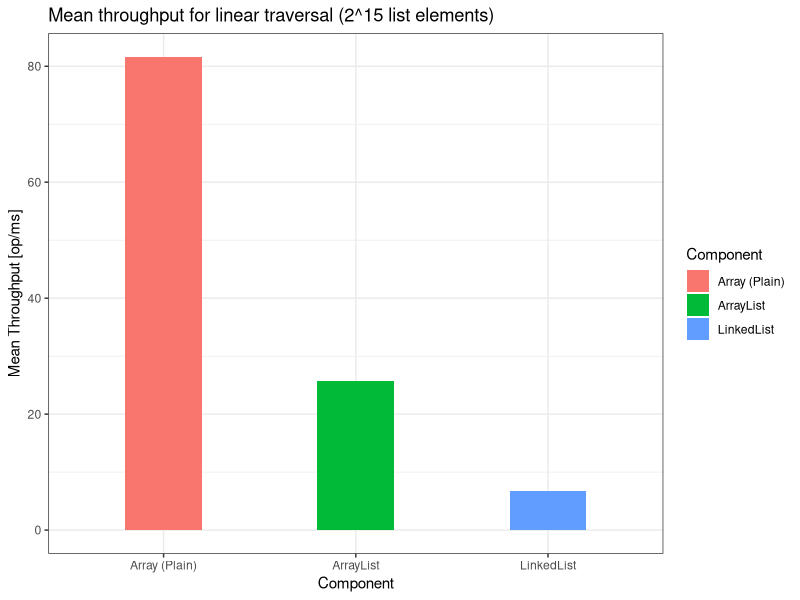

R code for this plot:
#
# run with r CMD BATCH graph-prefetching.r
#
# Disclaimer: This works on my Mac. I'm not an R expert, so no guarantees...
#

# if not available, install in an R shell via: install.packages("ggplot2")
library("ggplot2")

df <- data.frame(
				 Component = factor(c("Array (Plain)", "ArrayList", "LinkedList")),
                 Throughput = c(81.62, 25.75, 6.74)
                 )

# basic setup
gg <- ggplot(data=df, aes(x=Component,y=Throughput,fill=Component)) + geom_bar(stat="identity", width=0.4, position=position_dodge())
# set appearence/labels
gg <- gg + ylab("Mean Throughput [op/ms]")+labs(color = "Implementation")+theme_bw()+ggtitle("Mean throughput for linear traversal (2^15 list elements)")

ggsave(file="traversal-throughput.png", plot=gg, width=6, height=4.5, dpi=200)
